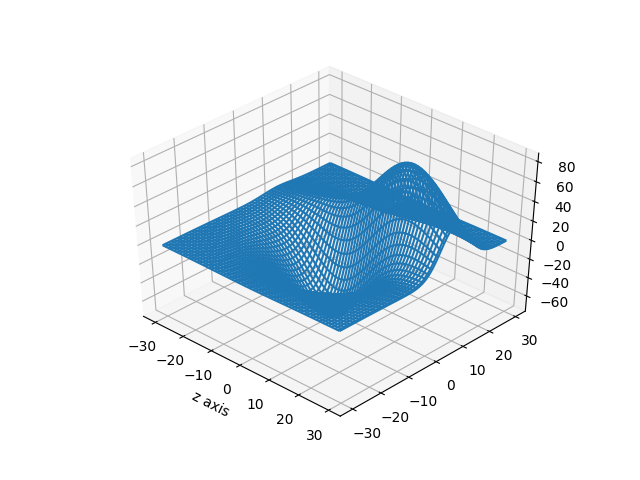

Generate this figure with Python:
from mpl_toolkits.mplot3d import axes3d
import matplotlib.pyplot as plt
import numpy as np

figure = plt.figure()
axis = figure.add_subplot(111, projection = '3d')

x,y,z = axes3d.get_test_data()
axis.plot_wireframe(x,y,z, rstride=2,cstride=2)

axis.set_xlabel('x axis')
axis.set_xlabel('y axis')
axis.set_xlabel('z axis')
plt.legend()
plt.show()
